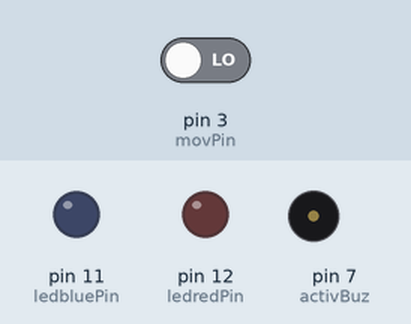
Bench run of a sketch on a simulated Arduino Uno, built with avr-gcc and run on an emulated ATmega328P. On the bench: output pins drawn as LEDs (lit = HIGH), buzzer (waves = sounding). Dashed ring = blinking. Inputs (shaded band) come from the test bench; at power-on: pin 3 (movPin) LOW.

Above: at 1.2 s.
1.3 s: pin 3 (movPin) driven HIGH
At 1.45 s:
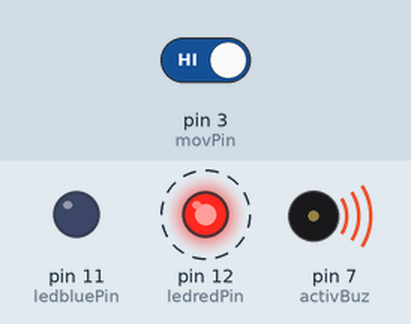
At 2.35 s:
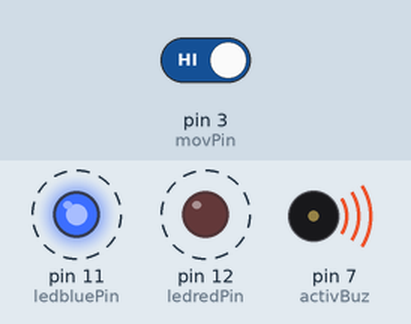
4.3 s: pin 3 (movPin) driven LOW
At 5.0 s:
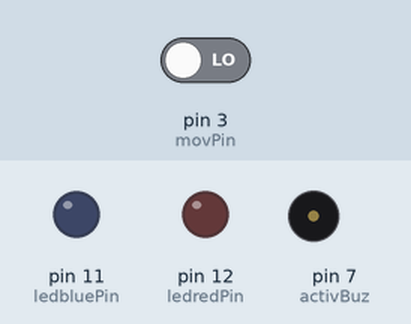
Timing chart, 0 to 7.3 s (numbered marks = the images above; inputs shaded):
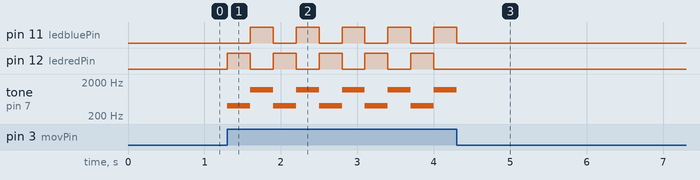

Measured:
- after the input at 1.3 s, pin 11 (ledbluePin): alternates HIGH for 0.30 s and LOW for 0.30 s, starting after 0.30 s; pin 12 (ledredPin): alternates HIGH for 0.30 s and LOW for 0.30 s, starting at once; tone on pin 7 (activBuz): alternates 1200 Hz for 0.30 s and 400 Hz for 0.30 s, starting at once
- after the input at 4.3 s, pin 11 (ledbluePin): goes on until 4.3 s, then stays LOW; pin 12 (ledredPin): stops changing and stays LOW

The sketch:

signalka_moovSensor.ino
```cpp
/*
 *  сигналка с сенсором движеня, пищалкой и мигалкой из светодиодов
*/

int movPin = 3; //контакт к которму подключена кнопка

int ledredPin = 12;  //контакт к которму подключен светодиод
int ledbluePin = 11; // светодиод сигнализирующий постановку на охрану
int activBuz = 7; // активный динамик

void setup()
{
  pinMode(movPin, INPUT);
  pinMode(ledredPin, OUTPUT);
  pinMode(activBuz, OUTPUT);
  pinMode(ledbluePin, OUTPUT);
}

void loop()
{

  if (digitalRead(movPin) == HIGH) // если считываем с 8 контакта 1
  {
    digitalWrite(ledredPin, HIGH);       // то считаем, что на 12м контакте (диоде) 1
    digitalWrite(ledbluePin, LOW);
    tone(activBuz, 400);
    delay(300);
    digitalWrite(ledredPin, LOW);
    digitalWrite(ledbluePin, HIGH);
    tone(activBuz, 1200);
    delay(300);
  }
  else
  {
    digitalWrite( ledredPin, LOW);        // иначе на 12м 0 (он выключен)
    digitalWrite(ledbluePin, LOW);
    noTone(activBuz);
  }

}
```
